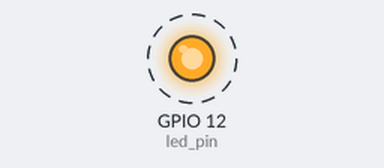
This program was run on a simulated Raspberry Pi (BCM pin numbers). Parts: output pins drawn as LEDs (lit = HIGH). Dashed ring = blinking. At 15.0 s the program stops and its outputs stay as they are.

Above: at 0.5 s.
Timing chart, 0 to 3.5 s (numbered marks = the images above):
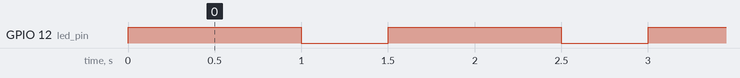

Measured:
- by itself, GPIO 12 (led_pin): alternates HIGH for 1.0 s and LOW for 0.50 s, 20 changes in all, then stays LOW

The program:

balloon1.py
```python
import RPi.GPIO as GPIO # type: ignore
import time

# Setup
GPIO.setmode(GPIO.BCM)  # Use BCM pin numbering
led_pin = 12            # GPIO12 (BCM)

GPIO.setup(led_pin, GPIO.OUT)

# Blink the LED 10 times
for _ in range(10):
    GPIO.output(led_pin, GPIO.HIGH)  # Turn LED on
    time.sleep(1)                    # Wait for 1 second
    GPIO.output(led_pin, GPIO.LOW)   # Turn LED off
    time.sleep(0.5)                  # Wait for 0.5 second

# Cleanup
GPIO.cleanup()  # Reset all GPIO pins
```
